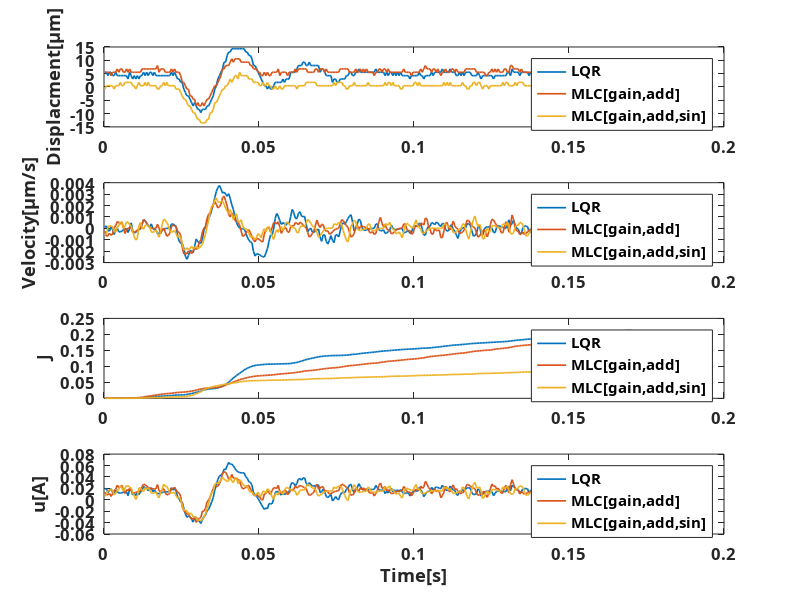

Here is the MATLAB script that generated this plot:
clear
load('exp4LQR.mat');
Y_LQR=Y;
load('exp3.mat');
Y_1=Y_best;
load('exp2sin.mat');
Y_sin=Y_best;
start=find(T>0.23,1);
final=find(T>0.4,1);


figure('DefaultAxesFontName','David','DefaultAxesFontSize',12, 'DefaultAxesFontWeight', 'bold')

subplot(4,1,1)
plot(T(start:final)-0.23,Y_LQR(start:final,1),'linewidth',1.2)
hold on
plot(T1(start:final)-0.23,Y_1(start:final,1),'linewidth',1.2)
plot(T1(start:final)-0.23,Y_sin(start:final,1),'linewidth',1.2)
legend({'LQR','MLC[gain,add]','MLC[gain,add,sin]'})
ylabel('Displacment[\mum]');
%     title(m);
%     xlim([0.23,0.4])
hold off

subplot(4,1,2)
plot(T(start:final)-0.23,Y_LQR(start:final,2),'linewidth',1.2)
hold on
plot(T1(start:final)-0.23,Y_1(start:final,2),'linewidth',1.2)
plot(T1(start:final)-0.23,Y_sin(start:final,2),'linewidth',1.2)
legend({'LQR','MLC[gain,add]','MLC[gain,add,sin]'})
ylabel('Velocity[\mum/s]');
%     xlim([0.23,0.4])
hold off

subplot(4,1,3)
plot(T(start:final)-0.23,Y_LQR(start:final,3),'linewidth',1.2)
hold on
plot(T1(start:final)-0.23,Y_1(start:final,3),'linewidth',1.2)
plot(T1(start:final)-0.23,Y_sin(start:final,3),'linewidth',1.2)
%     str = '$$ \int_{0}^{t} J dt $$';
%     ylabel(str,'Interpreter','latex')
ylabel('J')
legend({'LQR','MLC[gain,add]','MLC[gain,add,sin]'})
%     xlim([0.23,0.4])
hold off

subplot(4,1,4)
plot(T(start:final)-0.23,Y_LQR(start:final,4),'linewidth',1.2)
hold on
plot(T1(start:final)-0.23,Y_1(start:final,4),'linewidth',1.2)
plot(T1(start:final)-0.23,Y_sin(start:final,4),'linewidth',1.2)
ylabel('u[A]')
legend({'LQR','MLC[gain,add]','MLC[gain,add,sin]'})
%     xlim([0.23,0.4])
hold off
xlabel('Time[s]')
% ,'FontSize', 12,'style','bold'